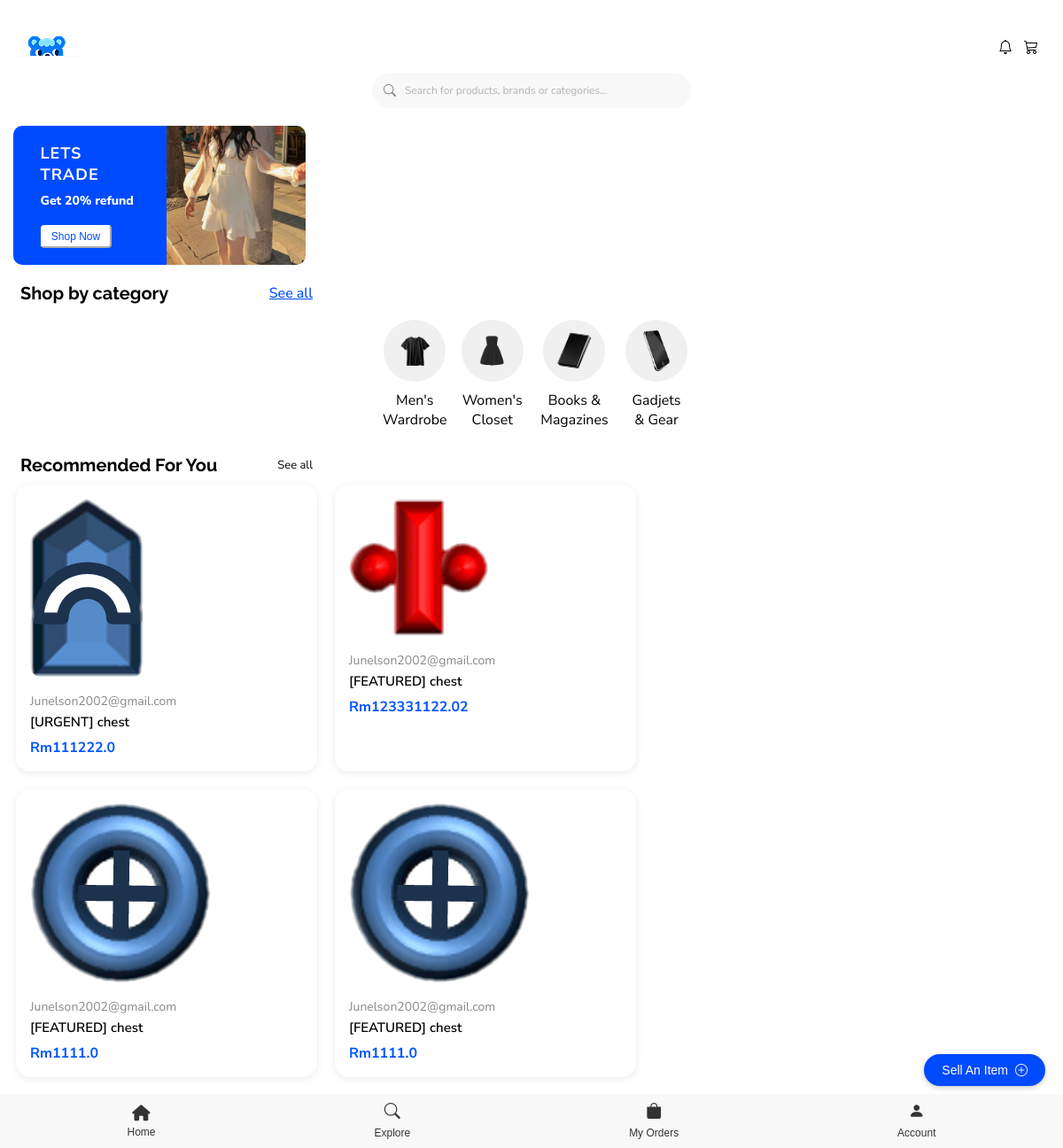
/homepage (signed in), run on the app's committed database.
### app.py (models this page shows)
class Listing(db.Model):
    id = db.Column(db.Integer, primary_key=True)
    title = db.Column(db.String(200), nullable=False)
    description = db.Column(db.Text, nullable=True)
    condition = db.Column(db.Text, nullable=True)
    brand = db.Column(db.Text, nullable=True)
    dimensionSize = db.Column(db.Text, nullable=True)
    color = db.Column(db.Text, nullable=True)
    shippingOptions = db.Column(db.Text, nullable=True)
    status = db.Column(db.String(50), nullable=False)
    owner_id = db.Column(db.Integer, db.ForeignKey('user.id'), nullable=False)
    image_filename = db.Column(db.String(255), nullable=True)
    category = db.Column(db.String(100), nullable=True)
    price = db.Column(db.Float, nullable=False)
    owner = db.relationship('User', backref='listings')

class User(db.Model):
    id = db.Column(db.Integer, primary_key=True)
    email = db.Column(db.String(120), unique=True, nullable=False)
    password = db.Column(db.String(255), nullable=False)
    phone_number = db.Column(db.String(20), nullable=True)
    avatar_filename = db.Column(db.String(255), nullable=True)
    requests = db.relationship('Request', backref='requester', lazy=True)
    status = db.Column(db.String(20), nullable=False, default='active')
    transactions = db.relationship('Transaction', foreign_keys='Transaction.buyer_id', backref='buyer', lazy=True)

### app.py (the view)
@app.route("/homepage",methods=['GET', 'POST'],endpoint='homepage')
def homepage():
    if 'user_id' not in session:
        return redirect(url_for('index'))
    latest_listings = Listing.query.order_by(Listing.id.desc()).limit(30).all()
    decorated_listings = []
    for l in latest_listings:
        if l.status == 'featured':
            decorated_listings.append(FeaturedListing(l))
        elif l.status == 'urgent':
            decorated_listings.append(UrgentListing(l))
        elif l.status == 'verified':
            decorated_listings.append(VerifiedListing(l))
        else:
            decorated_listings.append(l)
    session.pop('listing_draft', None)
    return render_template('homepage.html',listings=decorated_listings)

### app.py (called while the page is built)
    def get_title(self):
        return self.wrapped.title

    def __getattr__(self, name):
        return getattr(self.wrapped, name)

    def get_title(self):
        return "[FEATURED] " + super().get_title()

    def get_title(self):
        return "[URGENT] " + super().get_title()

### templates/homepage.html (shortened to what this page needs)
<!DOCTYPE html>
<html lang="en">
<head>
    <link rel="stylesheet" href="{{ url_for('static', filename='stylesheets/homepage.css') }}">
    <link rel="stylesheet" href="https://cdnjs.cloudflare.com/ajax/libs/font-awesome/6.4.0/css/all.min.css">
    <link rel="stylesheet" href="https://cdn.jsdelivr.net/npm/bootstrap-icons@1.10.5/font/bootstrap-icons.css">
</head>
<body>
    <div class="header-container">
        <div class="logo">
            <img src="static/header.png" alt="Header" />
        </div>
        <div class="icon">
            <div class="notify" onclick="window.location.href='/notification'">
                <i class="bi bi-bell"></i>
            </div>
            <div class="cart" onclick="window.location.href='/cart'">
                <i class="bi bi-cart3"></i>
            </div>
        </div>
    </div>
    <div class="searchbar-container">
        <form action="{{ url_for('search') }}" method="get">
        <input type="text" class="search-input" id="searchInput" name="q" placeholder="Search for products, brands or categories..." autocomplete="off">
        </form>
    </div>
    <div class="banner-container">
        <a href="#" class="sale-banner">
            <div class="banner-content">
                <div class="text-content">
                    <span class="trade-text">LETS TRADE</span>
                    <span class="discount-text">Get 20% refund</span>
                    <button type="button" class="shop-btn" onclick="window.location.href='#'">Shop Now</button>
                </div>
            </div>
        </a>
        <img src="static/banner.png" alt="Banner" />
    </div>
    <div class="categories-container">
        <div class="category-text">
            <h1>Shop by category</h1>
            <a href="{{ url_for('categories_page') }}" class="see-all-link">See all</a>
        </div>
        <div class="category">
            <div class="men-wardrobe-container">
                <div class="men-image">
                    <img src="static/men.png" alt="Men" />
                </div>
                <span class="men-text">Men's Wardrobe</span>
            </div>
            <div class="women-wardrobe-container" >
                <div class="women-image">
                    <img src="static/women.png" alt="Women" style="filter: grayscale(100%) brightness(1);"/>
                </div>
                <span class="women-text">Women's Closet</span>
            </div>
            <div class="books-magazine-container">
                <div class="book-image">
                    <img src="static/books.png" alt="Books" />
                </div>
                <span class="book-text">Books & Magazines</span>
            </div>
            <div class="gadgets-container">
                <div class="gadgets-image">
                    <img src="static/gadgets.png" alt="Gadjets" />
                </div>
                <span class="gadgets-text">Gadjets & Gear</span>
            </div>
        </div>
    </div>
    <div class="recommend-container">
        <div class="recommend-text">
            <h1>Recommended For You</h1>
            <p>See all</p>
        </div>
        <div class="recommend-product">
            {% for listing in listings %}
                <a href="/product/{{listing.id}}" div class="product-container">
                <div class="product-image">
                    <img src="{{ url_for('static', filename='uploads/' ~ listing.image_filename) }}" alt="Shirt" />
                </div>
                <span class="sellers">{{listing.owner.email}}</span>
                <span class="product-name">{{listing.get_title()}}</span>
                <span class="price">Rm{{listing.price}}</span>
            </a>
            {% endfor %}
        </div>
    </div>
    <div class="sellitem-container">
        <button type="button" class="sell-btn" onclick="window.location.href='{{ url_for('sell_item') }}'">Sell An Item <i class="bi bi-plus-circle"></i></button>
    </div>
    <div class="navigation-bar-container">
        <div class="home-icon" onclick="window.location.href='/homepage'">
            <i class="fa fa-home" aria-hidden="true"></i>
            <span class="home-text">Home</span>
        </div>
        <div class="explore-icon" onclick="window.location.href='#'">
            <i class="bi bi-search"></i>
            <span class="explore-text">Explore</span>
        </div>
        <div class="order-icon" onclick="window.location.href='/myorders'">
            <i class="bi bi-bag-fill"></i>
            <span class="order-text">My Orders</span>
        </div>
        <div class="account-icon" onclick="window.location.href='/myaccount'">
            <i class="bi bi-person-fill"></i>
            <span class="account-text">Account</span>
        </div>
    </div>
</body>
</html>

### data on the page
Listing: image_filename (picture), get_title "[URGENT] chest", price "111222.0"
User: owner.email "Junelson2002@gmail.com" "Junelson2002@gmail.com" "Junelson2002@gmail.com" "Junelson2002@gmail.com"
Listing: image_filename (picture), get_title "[FEATURED] chest", price "123331122.02"
Listing: image_filename (picture), get_title "[FEATURED] chest", price "1111.0"
Listing: image_filename (picture), get_title "[FEATURED] chest", price "1111.0"
